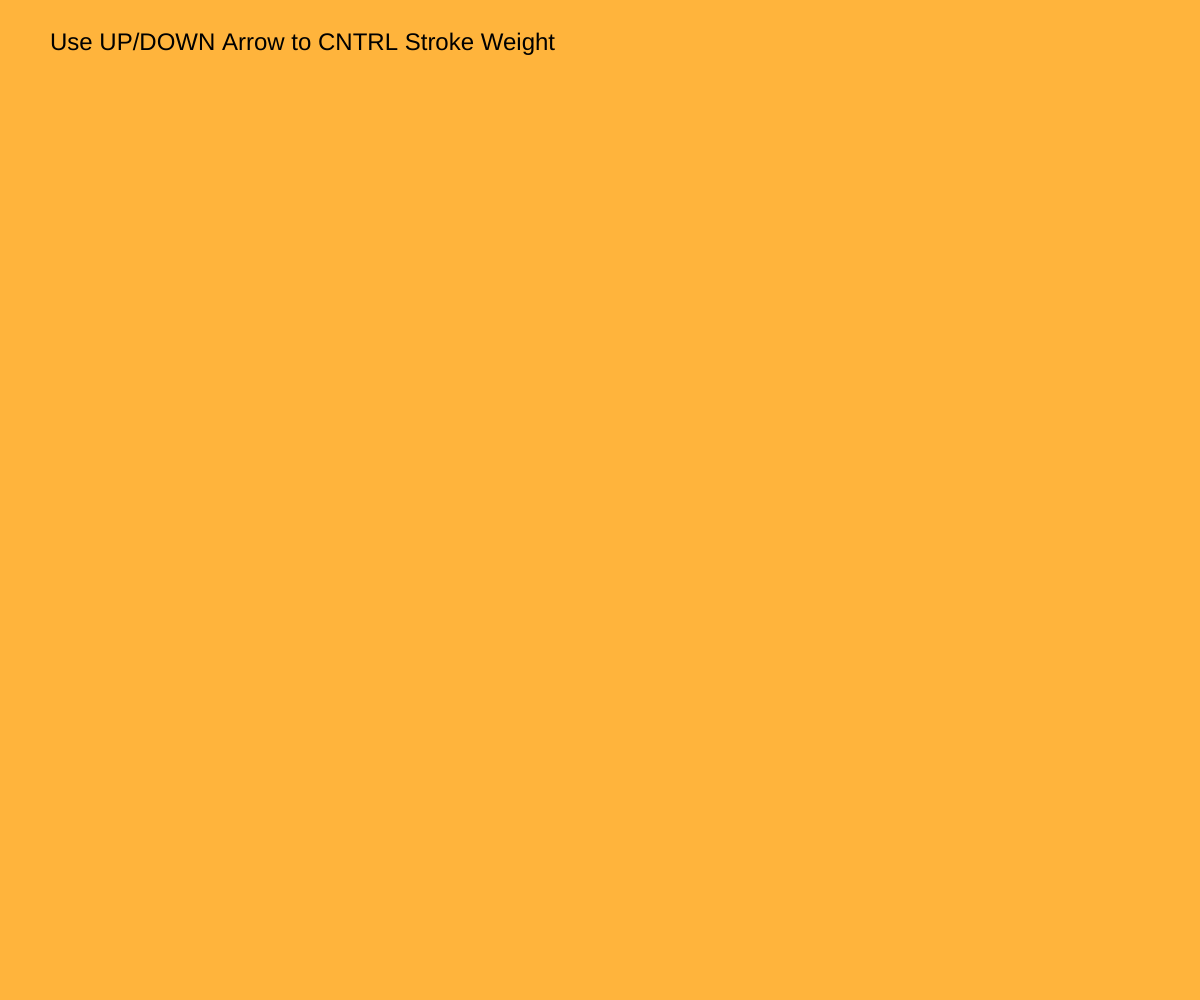
Frame 1 (no input)
Frame 60 (no input): identical to frame 1, image omitted
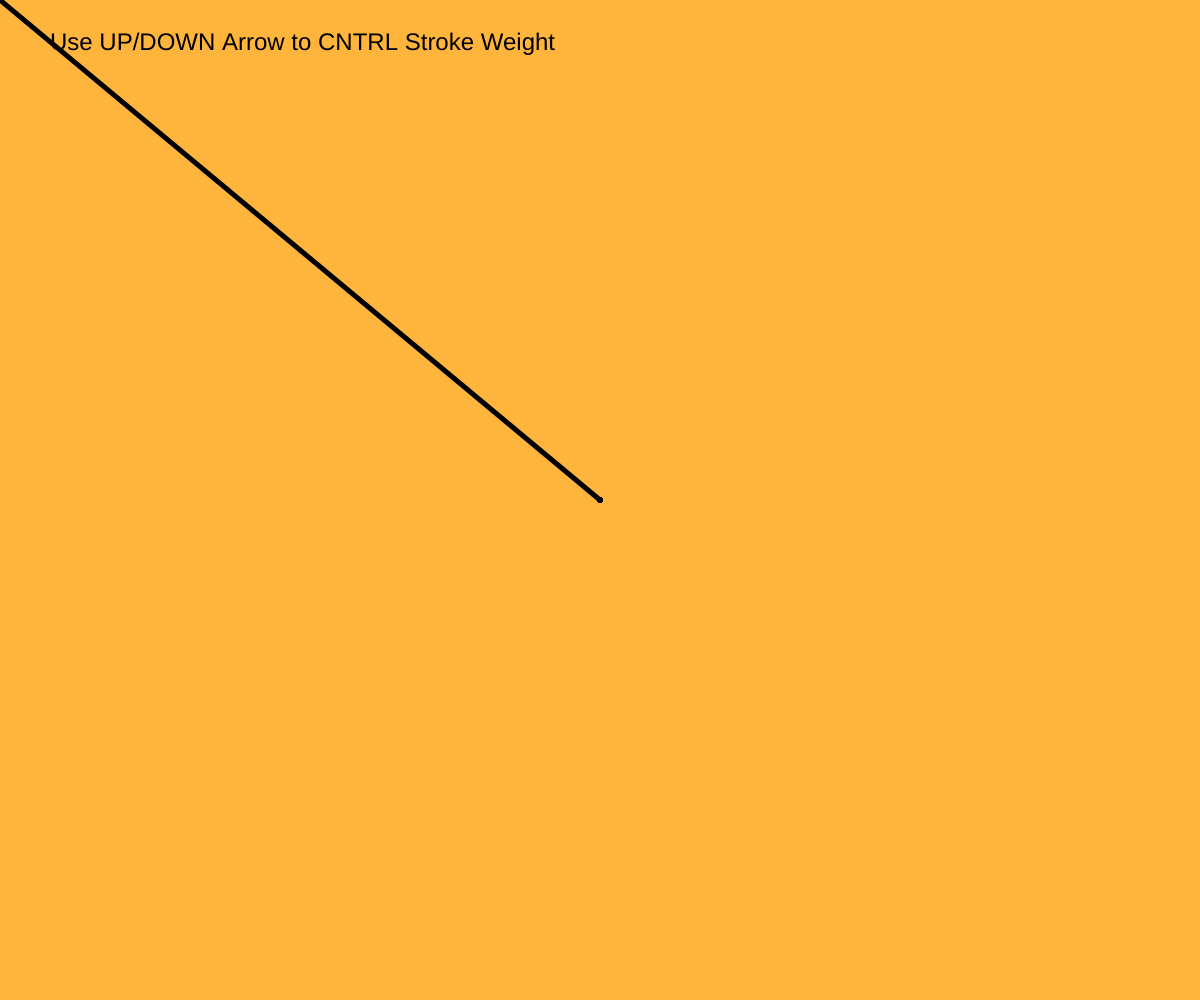
Frame 120 (the mouse pressed at the canvas centre since frame 60)

The p5.js sketch that drew these frames (run headless with seeded random() and noise() and a simulated clock; from frame 60 on, the mouse is pressed at the canvas centre):

// p5.js sketch
// ── sketch.js
let swidth = 5;

function setup(){
  createCanvas(windowWidth,windowHeight)
  background(255,180,60)
  textSize(24)
  text('Use UP/DOWN Arrow to CNTRL Stroke Weight', 50, 50,)
print (swidth)
}

function draw(){
  strokeWeight(swidth);
  stroke(0);

  if (mouseIsPressed){
    line(pmouseX, pmouseY, mouseX, mouseY)

  }
  

}

function keyPressed() {
  if (keyCode === UP_ARROW) {
    swidth += 1;
  } else if (keyCode === DOWN_ARROW) {
    swidth = max(1, swidth - 1);
  }
}
